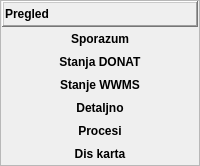
                    <widget class="QFrame" name="fraDokument">
                     <property name="sizePolicy">
                      <sizepolicy hsizetype="Preferred" vsizetype="Maximum">
                       <horstretch>0</horstretch>
                       <verstretch>0</verstretch>
                      </sizepolicy>
                     </property>
                     <property name="frameShape">
                      <enum>QFrame::StyledPanel</enum>
                     </property>
                     <property name="frameShadow">
                      <enum>QFrame::Raised</enum>
                     </property>
                     <layout class="QVBoxLayout" name="verticalLayout_19">
                      <property name="spacing">
                       <number>1</number>
                      </property>
                      <property name="leftMargin">
                       <number>1</number>
                      </property>
                      <property name="topMargin">
                       <number>0</number>
                      </property>
                      <property name="rightMargin">
                       <number>1</number>
                      </property>
                      <property name="bottomMargin">
                       <number>0</number>
                      </property>
                      <item>
                       <widget class="QFrame" name="fraTipKupcaTitle_6">
                        <property name="sizePolicy">
                         <sizepolicy hsizetype="Preferred" vsizetype="Maximum">
                          <horstretch>0</horstretch>
                          <verstretch>0</verstretch>
                         </sizepolicy>
                        </property>
                        <property name="frameShape">
                         <enum>QFrame::WinPanel</enum>
                        </property>
                        <property name="frameShadow">
                         <enum>QFrame::Raised</enum>
                        </property>
                        <layout class="QHBoxLayout" name="horizontalLayout_11">
                         <property name="spacing">
                          <number>1</number>
                         </property>
                         <property name="leftMargin">
                          <number>1</number>
                         </property>
                         <property name="topMargin">
                          <number>0</number>
                         </property>
                         <property name="rightMargin">
                          <number>1</number>
                         </property>
                         <property name="bottomMargin">
                          <number>0</number>
                         </property>
                         <item>
                          <widget class="QLabel" name="lblPregledTitle_2">
                           <property name="font">
                            <font>
                             <weight>75</weight>
                             <bold>true</bold>
                            </font>
                           </property>
                           <property name="text">
                            <string>Pregled</string>
                           </property>
                          </widget>
                         </item>
                         <item>
                          <widget class="QPushButton" name="pushButton_7">
                           <property name="sizePolicy">
                            <sizepolicy hsizetype="Maximum" vsizetype="Fixed">
                             <horstretch>0</horstretch>
                             <verstretch>0</verstretch>
                            </sizepolicy>
                           </property>
                           <property name="text">
                            <string/>
                           </property>
                           <property name="icon">
                            <iconset resource="../../resources/DonatForm.qrc">
                             <normaloff>:/InDonat/Forms/images/ig_menuGreenUp.gif</normaloff>:/InDonat/Forms/images/ig_menuGreenUp.gif</iconset>
                           </property>
                           <property name="iconSize">
                            <size>
                             <width>16</width>
                             <height>24</height>
                            </size>
                           </property>
                           <property name="flat">
                            <bool>true</bool>
                           </property>
                          </widget>
                         </item>
                        </layout>
                       </widget>
                      </item>
                      <item>
                       <widget class="QFrame" name="fraPregledButtons">
                        <property name="sizePolicy">
                         <sizepolicy hsizetype="Preferred" vsizetype="Maximum">
                          <horstretch>0</horstretch>
                          <verstretch>0</verstretch>
                         </sizepolicy>
                        </property>
                        <property name="frameShape">
                         <enum>QFrame::NoFrame</enum>
                        </property>
                        <property name="frameShadow">
                         <enum>QFrame::Raised</enum>
                        </property>
                        <layout class="QVBoxLayout" name="verticalLayout_20">
                         <property name="spacing">
                          <number>1</number>
                         </property>
                         <property name="leftMargin">
                          <number>1</number>
                         </property>
                         <property name="topMargin">
                          <number>0</number>
                         </property>
                         <property name="rightMargin">
                          <number>1</number>
                         </property>
                         <property name="bottomMargin">
                          <number>0</number>
                         </property>
                         <item>
                          <widget class="QPushButton" name="btnPregledSporazuma">
                           <property name="font">
                            <font>
                             <weight>75</weight>
                             <bold>true</bold>
                            </font>
                           </property>
                           <property name="cursor">
                            <cursorShape>PointingHandCursor</cursorShape>
                           </property>
                           <property name="text">
                            <string>Sporazum</string>
                           </property>
                           <property name="icon">
                            <iconset resource="../../resources/DonatForm.qrc">
                             <normaloff>:/InDonat/Forms/images/dll-icon.jpg</normaloff>:/InDonat/Forms/images/dll-icon.jpg</iconset>
                           </property>
                           <property name="flat">
                            <bool>true</bool>
                           </property>
                          </widget>
                         </item>
                         <item>
                          <widget class="QPushButton" name="btnPregledStanjaDonat">
                           <property name="font">
                            <font>
                             <weight>75</weight>
                             <bold>true</bold>
                            </font>
                           </property>
                           <property name="cursor">
                            <cursorShape>PointingHandCursor</cursorShape>
                           </property>
                           <property name="text">
                            <string>Stanja DONAT</string>
                           </property>
                           <property name="icon">
                            <iconset resource="../../resources/DonatForm.qrc">
                             <normaloff>:/InDonat/Forms/images/dll-icon.jpg</normaloff>:/InDonat/Forms/images/dll-icon.jpg</iconset>
                           </property>
                           <property name="flat">
                            <bool>true</bool>
                           </property>
                          </widget>
                         </item>
                         <item>
                          <widget class="QPushButton" name="btnPregledStanjaWwms">
                           <property name="font">
                            <font>
                             <weight>75</weight>
                             <bold>true</bold>
                            </font>
                           </property>
                           <property name="cursor">
                            <cursorShape>PointingHandCursor</cursorShape>
                           </property>
                           <property name="text">
                            <string>Stanje WWMS</string>
                           </property>
                           <property name="icon">
                            <iconset resource="../../resources/DonatForm.qrc">
                             <normaloff>:/InDonat/Forms/images/dll-icon.jpg</normaloff>:/InDonat/Forms/images/dll-icon.jpg</iconset>
                           </property>
                           <property name="flat">
                            <bool>true</bool>
                           </property>
                          </widget>
                         </item>
                         <item>
                          <widget class="QPushButton" name="btnPregledDetaljno">
                           <property name="font">
                            <font>
                             <weight>75</weight>
                             <bold>true</bold>
                            </font>
                           </property>
                           <property name="cursor">
                            <cursorShape>PointingHandCursor</cursorShape>
                           </property>
                           <property name="text">
                            <string>Detaljno</string>
                           </property>
                           <property name="icon">
                            <iconset resource="../../resources/DonatForm.qrc">
                             <normaloff>:/InDonat/Forms/images/dll-icon.jpg</normaloff>:/InDonat/Forms/images/dll-icon.jpg</iconset>
                           </property>
                           <property name="flat">
                            <bool>true</bool>
                           </property>
                          </widget>
                         </item>
                         <item>
                          <widget class="QPushButton" name="btnPregledProcesi">
                           <property name="font">
                            <font>
                             <weight>75</weight>
                             <bold>true</bold>
                            </font>
                           </property>
                           <property name="cursor">
                            <cursorShape>PointingHandCursor</cursorShape>
                           </property>
                           <property name="text">
                            <string>Procesi</string>
                           </property>
                           <property name="icon">
                            <iconset resource="../../resources/DonatForm.qrc">
                             <normaloff>:/InDonat/Forms/images/dll-icon.jpg</normaloff>:/InDonat/Forms/images/dll-icon.jpg</iconset>
                           </property>
                           <property name="flat">
                            <bool>true</bool>
                           </property>
                          </widget>
                         </item>
                         <item>
                          <widget class="QPushButton" name="btnPregledDisKarta">
                           <property name="font">
                            <font>
                             <weight>75</weight>
                             <bold>true</bold>
                            </font>
                           </property>
                           <property name="cursor">
                            <cursorShape>PointingHandCursor</cursorShape>
                           </property>
                           <property name="text">
                            <string>Dis karta</string>
                           </property>
                           <property name="icon">
                            <iconset resource="../../resources/DonatForm.qrc">
                             <normaloff>:/InDonat/Forms/images/dll-icon.jpg</normaloff>:/InDonat/Forms/images/dll-icon.jpg</iconset>
                           </property>
                           <property name="flat">
                            <bool>true</bool>
                           </property>
                          </widget>
                         </item>
                        </layout>
                       </widget>
                      </item>
                     </layout>
                    </widget>
